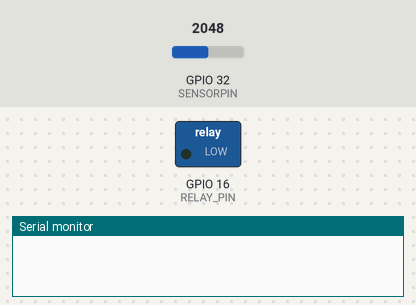
Recording of a sketch running on a simulated ESP32. Parts: switched loads named in the sketch (green lamp = pin HIGH), the last lines printed to the serial monitor. Inputs (shaded band) come from the test bench; at power-on: GPIO 32 (SENSORPIN) = 2048. WiFi joins after 1.5 s; servers stay silent unless stated.

Above: at 3.0 s.
3.1 s: GPIO 32 (SENSORPIN) set to 541
9.3 s: GPIO 32 (SENSORPIN) set to 454
At 13.4 s:
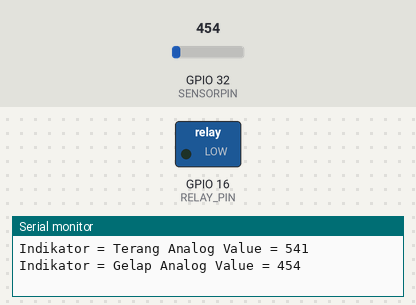
19.3 s: GPIO 32 (SENSORPIN) set to 540
At 23.5 s:
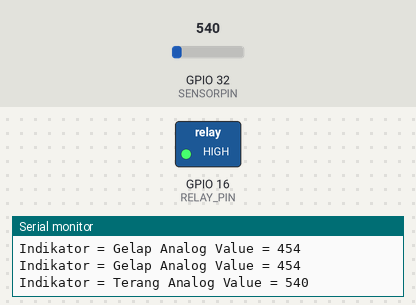
24.3 s: GPIO 32 (SENSORPIN) set to 491
At 28.6 s:
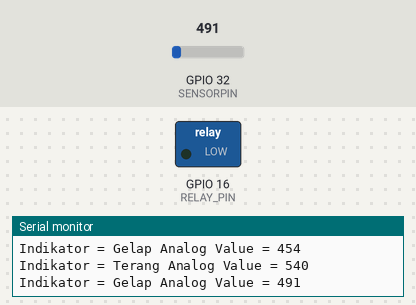
Timing chart, 0 to 30.1 s (numbered marks = the images above; inputs shaded):
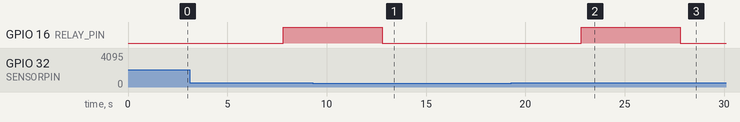

The sketch:

Praktikum.ino
```cpp
#define BLYNK_TEMPLATE_ID "TMPL6phks4wZR"
#define BLYNK_TEMPLATE_NAME "Modul5"
#define BLYNK_AUTH_TOKEN "12uevl9kYzOPzASSKbdSyoHmnFNOcfNF"
#include <Wire.h>

#define BLYNK_PRINT Serial
#include <WiFi.h>
#include <WiFiClient.h>
#include <BlynkSimpleEsp32.h>

#define SENSORPIN 32
#define RELAY_PIN 16

BlynkTimer timer;

char auth[] = BLYNK_AUTH_TOKEN;
char ssid[] = "Ghaf";
char pass[] = "ghaffffff";

void updateLightStatus() {
  delay(5000);
  int lightValue = analogRead(SENSORPIN);

  if (lightValue < 500) {
    digitalWrite(RELAY_PIN, LOW);
    Blynk.virtualWrite(V1, "Gelap");
    Serial.print("Indikator = Gelap ");
  } else {
    digitalWrite(RELAY_PIN, HIGH);
    Blynk.virtualWrite(V1, "Terang");
    Serial.print("Indikator = Terang ");
  }

  Serial.print("Analog Value = ");
  Serial.println(lightValue);
  Blynk.virtualWrite(V0, lightValue);
}

BLYNK_WRITE(V2) {
  int pinValue = param.asInt();
  if (pinValue == 1) {
    digitalWrite(RELAY_PIN, LOW);
  } else {
    digitalWrite(RELAY_PIN, HIGH);
  }
}

void setup() {
  Serial.begin(9600);
  Blynk.begin(auth, ssid, pass);
  pinMode(SENSORPIN, INPUT);
  pinMode(RELAY_PIN, OUTPUT);
  timer.setInterval(1000L, updateLightStatus);
}

void loop() {
  Blynk.run();
  timer.run();
}
```

Measured:
- after the input at 9.3 s, GPIO 16 (RELAY_PIN): HIGH → LOW after 3.5 s
- after the input at 19.3 s, GPIO 16 (RELAY_PIN): LOW → HIGH after 3.5 s
- after the input at 24.3 s, GPIO 16 (RELAY_PIN): HIGH → LOW after 3.5 s
